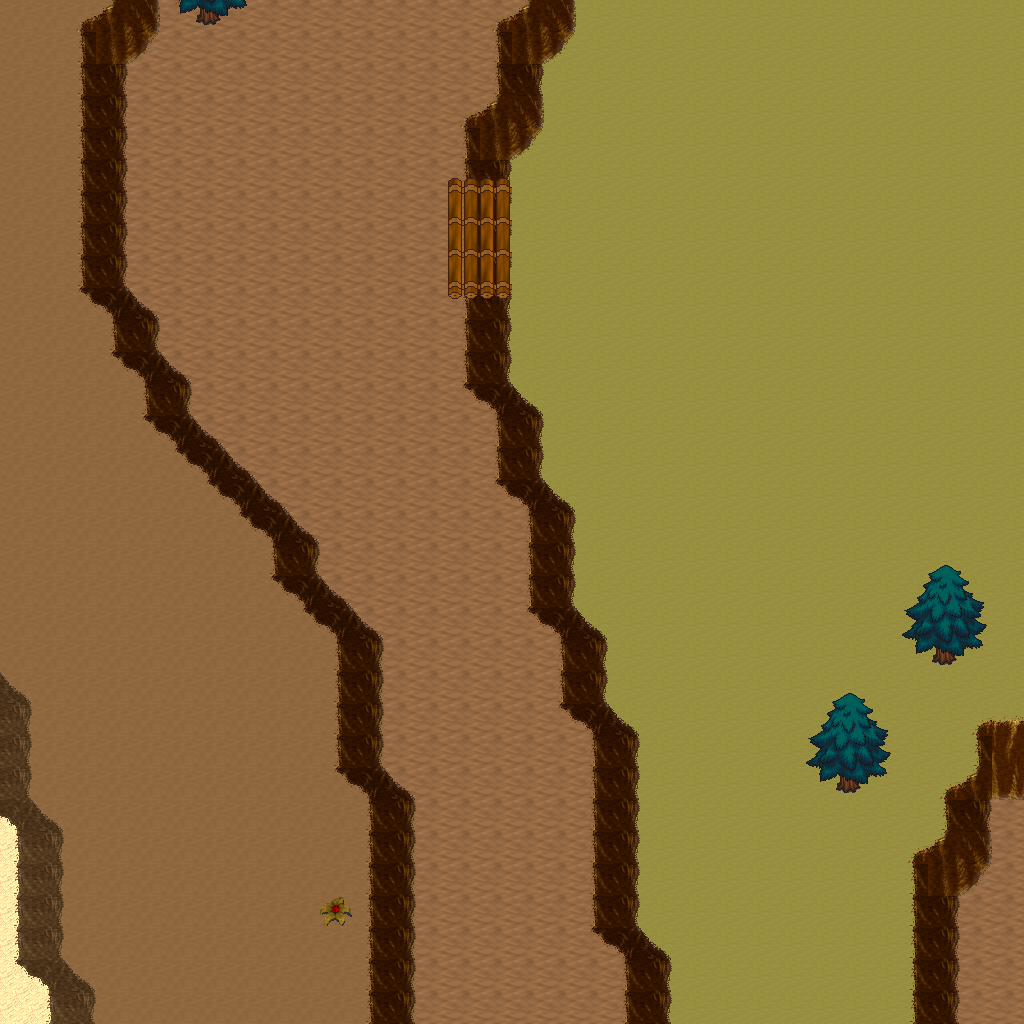

A 2D game scene composited from a Tiled map and its tileset images. What follows is a short description and the map's XML, with each tile layer's data collapsed to a summary:
An orthogonal 32x32 tile map with 32x32 px tiles, 5 tile layers (Ground, Objects, Objects2, Above, ...), 1 hidden layer not drawn, 10 tilesets.

<map version="1.10" tiledversion="1.11.0" orientation="orthogonal" renderorder="right-down" width="32" height="32" tilewidth="32" tileheight="32" infinite="0" nextlayerid="11" nextobjectid="1">
 <tileset firstgid="1" name="logic_collision" tilewidth="32" tileheight="32" tilecount="1" columns="1">
  <image source="../drawable/logic_collision.png" width="32" height="32" />
 </tileset>
 <tileset firstgid="2" name="ground_ground" tilewidth="32" tileheight="32" tilecount="33" columns="3">
  <image source="../drawable/ground_ground.png" width="96" height="352" />
 </tileset>
 <tileset firstgid="35" name="ground_ridge_earth_pale" tilewidth="32" tileheight="32" tilecount="96" columns="12">
  <image source="../drawable/ground_ridge_earth_pale.png" width="384" height="256" />
 </tileset>
 <tileset firstgid="131" name="ground_ridge_earth_dark" tilewidth="32" tileheight="32" tilecount="96" columns="12">
  <image source="../drawable/ground_ridge_earth_dark.png" width="384" height="256" />
 </tileset>
 <tileset firstgid="227" name="terrain_desert" tilewidth="32" tileheight="32" tilecount="88" columns="8">
  <image source="../drawable/terrain_desert.png" width="256" height="352" />
 </tileset>
 <tileset firstgid="315" name="ground_ladder_horizontal_dark" tilewidth="32" tileheight="32" tilecount="3" columns="1">
  <image source="../drawable/ground_ladder_horizontal_dark.png" width="32" height="96" />
 </tileset>
 <tileset firstgid="318" name="plant_bush_various_small" tilewidth="32" tileheight="32" tilecount="9" columns="3">
  <image source="../drawable/plant_bush_various_small.png" width="96" height="96" />
 </tileset>
 <tileset firstgid="327" name="plant_cactus_2" tilewidth="32" tileheight="32" tilecount="10" columns="5">
  <image source="../drawable/plant_cactus_2.png" width="160" height="64" />
 </tileset>
 <tileset firstgid="337" name="plant_tree_evergreen" tilewidth="32" tileheight="32" tilecount="36" columns="3">
  <image source="../drawable/plant_tree_evergreen.png" width="96" height="384" />
 </tileset>
 <tileset firstgid="373" name="ground_sand_2" tilewidth="32" tileheight="32" tilecount="15" columns="5">
  <image source="../drawable/ground_sand_2.png" width="160" height="96" />
 </tileset>
 <layer id="1" name="Ground" width="32" height="32">
  <data>[1024 cells, 1024 non-empty, 4 distinct tile ids]</data>
 </layer>
 <layer id="2" name="Objects" width="32" height="32">
  <data>[1024 cells, 194 non-empty, 20 distinct tile ids]</data>
 </layer>
 <layer id="3" name="Objects2" width="32" height="32">
  <data>[1024 cells, 10 non-empty, 3 distinct tile ids]</data>
 </layer>
 <layer id="4" name="Above" width="32" height="32">
  <data>[1024 cells, 22 non-empty, 10 distinct tile ids]</data>
 </layer>
 <layer id="5" name="Above2" width="32" height="32">
  <data>[1024 cells, 0 non-empty, 0 distinct tile ids]</data>
 </layer>
 <layer id="6" name="Walkable" width="32" height="32" visible="0">
  <data>[1024 cells, 89 non-empty, 1 distinct tile ids]</data>
 </layer>
 <objectgroup id="7" name="Mapevents" />
 <objectgroup id="8" name="Spawn" />
 <objectgroup id="9" name="Keys" />
 <objectgroup id="10" name="Replace" />
</map>
